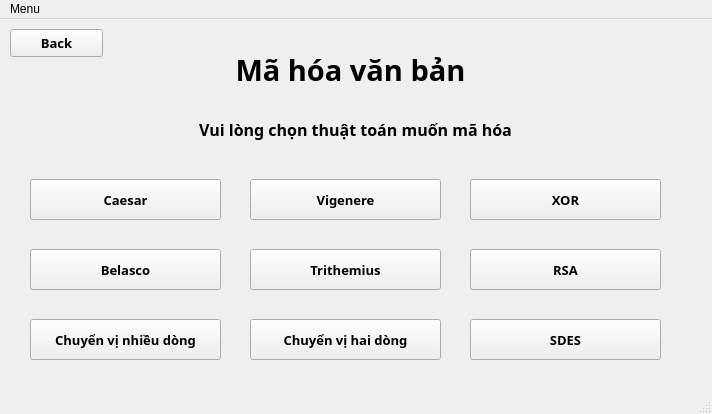
<?xml version="1.0" encoding="UTF-8"?>
<ui version="4.0">
 <class>MainWindow</class>
 <widget class="QMainWindow" name="MainWindow">
  <property name="geometry">
   <rect>
    <x>0</x>
    <y>0</y>
    <width>712</width>
    <height>414</height>
   </rect>
  </property>
  <property name="windowTitle">
   <string>Chương trình mã hóa - giải mã văn bản</string>
  </property>
  <widget class="QWidget" name="centralwidget">
   <widget class="QLabel" name="label">
    <property name="geometry">
     <rect>
      <x>220</x>
      <y>0</y>
      <width>261</width>
      <height>101</height>
     </rect>
    </property>
    <property name="font">
     <font>
      <family>Sitka Heading Semibold</family>
      <pointsize>22</pointsize>
      <weight>75</weight>
      <bold>true</bold>
     </font>
    </property>
    <property name="text">
     <string>Mã hóa văn bản</string>
    </property>
    <property name="alignment">
     <set>Qt::AlignCenter</set>
    </property>
   </widget>
   <widget class="QLabel" name="label_2">
    <property name="geometry">
     <rect>
      <x>160</x>
      <y>90</y>
      <width>391</width>
      <height>41</height>
     </rect>
    </property>
    <property name="font">
     <font>
      <family>Segoe UI Semibold</family>
      <pointsize>12</pointsize>
      <weight>75</weight>
      <bold>true</bold>
     </font>
    </property>
    <property name="toolTipDuration">
     <number>-1</number>
    </property>
    <property name="lineWidth">
     <number>0</number>
    </property>
    <property name="text">
     <string>Vui lòng chọn thuật toán muốn mã hóa</string>
    </property>
    <property name="alignment">
     <set>Qt::AlignCenter</set>
    </property>
   </widget>
   <widget class="QPushButton" name="btnCaesar">
    <property name="geometry">
     <rect>
      <x>30</x>
      <y>160</y>
      <width>191</width>
      <height>41</height>
     </rect>
    </property>
    <property name="font">
     <font>
      <family>Segoe UI Semibold</family>
      <pointsize>10</pointsize>
      <weight>75</weight>
      <bold>true</bold>
     </font>
    </property>
    <property name="text">
     <string>Caesar</string>
    </property>
   </widget>
   <widget class="QPushButton" name="btnVignere">
    <property name="geometry">
     <rect>
      <x>250</x>
      <y>160</y>
      <width>191</width>
      <height>41</height>
     </rect>
    </property>
    <property name="font">
     <font>
      <family>Segoe UI Semibold</family>
      <pointsize>10</pointsize>
      <weight>75</weight>
      <bold>true</bold>
     </font>
    </property>
    <property name="text">
     <string>Vigenere</string>
    </property>
   </widget>
   <widget class="QPushButton" name="btnBelasco">
    <property name="geometry">
     <rect>
      <x>30</x>
      <y>230</y>
      <width>191</width>
      <height>41</height>
     </rect>
    </property>
    <property name="font">
     <font>
      <family>Segoe UI Semibold</family>
      <pointsize>10</pointsize>
      <weight>75</weight>
      <bold>true</bold>
     </font>
    </property>
    <property name="text">
     <string>Belasco</string>
    </property>
   </widget>
   <widget class="QPushButton" name="btnTrithemius">
    <property name="geometry">
     <rect>
      <x>250</x>
      <y>230</y>
      <width>191</width>
      <height>41</height>
     </rect>
    </property>
    <property name="font">
     <font>
      <family>Segoe UI Semibold</family>
      <pointsize>10</pointsize>
      <weight>75</weight>
      <bold>true</bold>
     </font>
    </property>
    <property name="text">
     <string>Trithemius</string>
    </property>
   </widget>
   <widget class="QPushButton" name="btnChuyenViHaiDong">
    <property name="geometry">
     <rect>
      <x>250</x>
      <y>300</y>
      <width>191</width>
      <height>41</height>
     </rect>
    </property>
    <property name="font">
     <font>
      <family>Segoe UI Semibold</family>
      <pointsize>10</pointsize>
      <weight>75</weight>
      <bold>true</bold>
     </font>
    </property>
    <property name="text">
     <string>Chuyển vị hai dòng</string>
    </property>
   </widget>
   <widget class="QPushButton" name="btnXor">
    <property name="geometry">
     <rect>
      <x>470</x>
      <y>160</y>
      <width>191</width>
      <height>41</height>
     </rect>
    </property>
    <property name="font">
     <font>
      <family>Segoe UI Semibold</family>
      <pointsize>10</pointsize>
      <weight>75</weight>
      <bold>true</bold>
     </font>
    </property>
    <property name="text">
     <string>XOR</string>
    </property>
   </widget>
   <widget class="QPushButton" name="btnChuyenViNhieuDong">
    <property name="geometry">
     <rect>
      <x>30</x>
      <y>300</y>
      <width>191</width>
      <height>41</height>
     </rect>
    </property>
    <property name="font">
     <font>
      <family>Segoe UI Semibold</family>
      <pointsize>10</pointsize>
      <weight>75</weight>
      <bold>true</bold>
     </font>
    </property>
    <property name="text">
     <string>Chuyển vị nhiều dòng</string>
    </property>
   </widget>
   <widget class="QPushButton" name="btnback">
    <property name="geometry">
     <rect>
      <x>10</x>
      <y>10</y>
      <width>93</width>
      <height>28</height>
     </rect>
    </property>
    <property name="font">
     <font>
      <family>Segoe UI Semibold</family>
      <pointsize>10</pointsize>
      <weight>75</weight>
      <bold>true</bold>
     </font>
    </property>
    <property name="text">
     <string>Back</string>
    </property>
   </widget>
   <widget class="QPushButton" name="btnRSA">
    <property name="geometry">
     <rect>
      <x>470</x>
      <y>230</y>
      <width>191</width>
      <height>41</height>
     </rect>
    </property>
    <property name="font">
     <font>
      <family>Segoe UI Semibold</family>
      <pointsize>10</pointsize>
      <weight>75</weight>
      <bold>true</bold>
     </font>
    </property>
    <property name="text">
     <string>RSA</string>
    </property>
   </widget>
   <widget class="QPushButton" name="btnSDES">
    <property name="geometry">
     <rect>
      <x>470</x>
      <y>300</y>
      <width>191</width>
      <height>41</height>
     </rect>
    </property>
    <property name="font">
     <font>
      <family>Segoe UI Semibold</family>
      <pointsize>10</pointsize>
      <weight>75</weight>
      <bold>true</bold>
     </font>
    </property>
    <property name="text">
     <string>SDES</string>
    </property>
   </widget>
  </widget>
  <widget class="QMenuBar" name="menubar">
   <property name="geometry">
    <rect>
     <x>0</x>
     <y>0</y>
     <width>712</width>
     <height>26</height>
    </rect>
   </property>
   <widget class="QMenu" name="menuMenu">
    <property name="title">
     <string>Menu</string>
    </property>
    <addaction name="actionMa_Hoa"/>
    <addaction name="actionGiai_Ma"/>
    <addaction name="separator"/>
    <addaction name="actionExit"/>
   </widget>
   <addaction name="menuMenu"/>
  </widget>
  <widget class="QStatusBar" name="statusbar"/>
  <action name="actionMa_Hoa">
   <property name="text">
    <string>Mã hóa</string>
   </property>
  </action>
  <action name="actionGiai_Ma">
   <property name="text">
    <string>Giải mã</string>
   </property>
  </action>
  <action name="actionExit">
   <property name="text">
    <string>Exit</string>
   </property>
  </action>
 </widget>
 <resources/>
 <connections/>
</ui>
